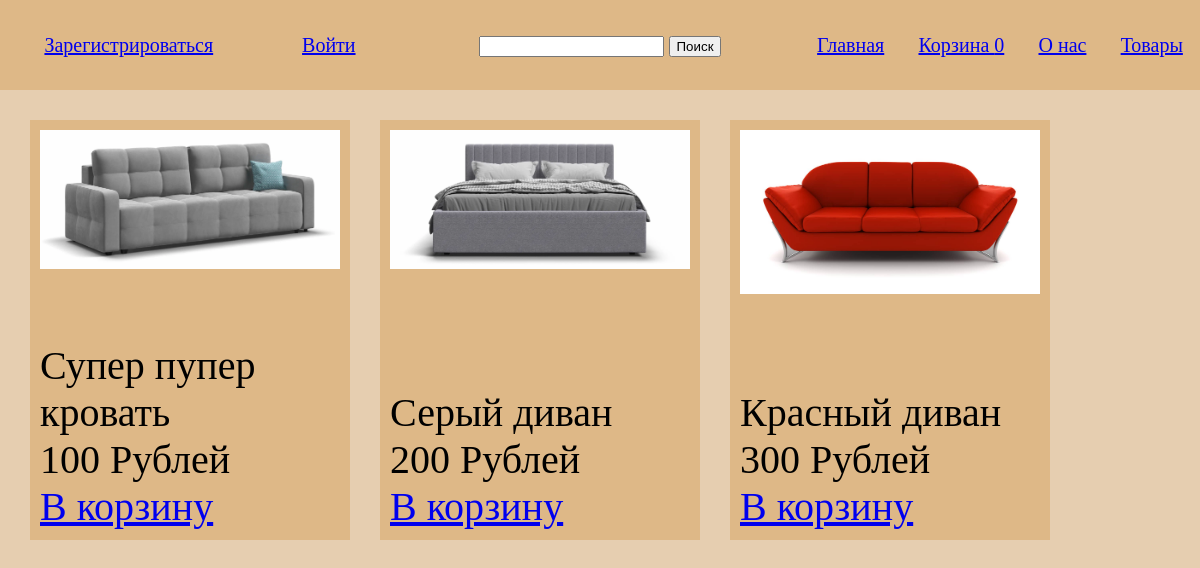
The app's page /product/ with its own data.
### furniture/models/furniture.py (models this page shows)
class Furniture(models.Model):
    label = models.CharField(max_length=255)
    image = models.ImageField(upload_to="furniture/%Y/%m/%d")
    price = models.IntegerField()

### furniture/views.py (the view)
# urls.py: path('product/', get_products, name='products'),
def get_products(request):
    products = Furniture.objects.all()
    return render(request, 'products.html', context={
        'products': products,
    })

### app/context_processors.py (called while the page is built)
def cart(request):
    return {'cart': CartSession(request.session), }

### cart/cart.py (called while the page is built)
    def __len__(self):
        return sum(item['quantity'] for item in self.cart.values())

### templates/products.html (shortened to what this page needs)
{% extends "base.html" %}
{% block content %}
<main>
    <div class="products">
        {% for i in products %}
        <div class="product">
            <a href="{% url 'product_detail' i.id %}">
                <img src="{{ i.image.url }}" alt="">
            </a>
            <div class="description">
                <div>{{ i.label }}</div>
                <div>{{ i.price }} Рублей</div>
                <a href="{% url 'cart_add' i.id %}">В корзину</a>
            </div>
        </div>
        {% endfor %}
    </div>
</main>
{% endblock %}

### static/style/style.css (style rules this page uses)
body { margin: 0; padding: 0; }
main { position: absolute; top: 90px; left: 0; width: 100%; height: 100%; }

### templates/products.html (style rules this page uses)
main { background-color: rgb(230, 206, 176); }
.products { margin: 30px; display: flex; flex-wrap: wrap; flex-direction: row; gap: 30px; }
.product { display: flex; flex-direction: column; justify-content: space-between; width: 300px; height: 400px; padding: 10px; background-color: burlywood; }
.product>a>img { width: 100%; }
.description { width: 100%; font-size: 30pt; }
.description>a { width: 100%; height: 30px; }

### records on screen
Furniture: image (picture), label "Супер пупер кровать", price "100"
Furniture: image (picture), label "Серый диван", price "200"
Furniture: image (picture), label "Красный диван", price "300"

### other values on screen
{{ cart |length }} "0"
